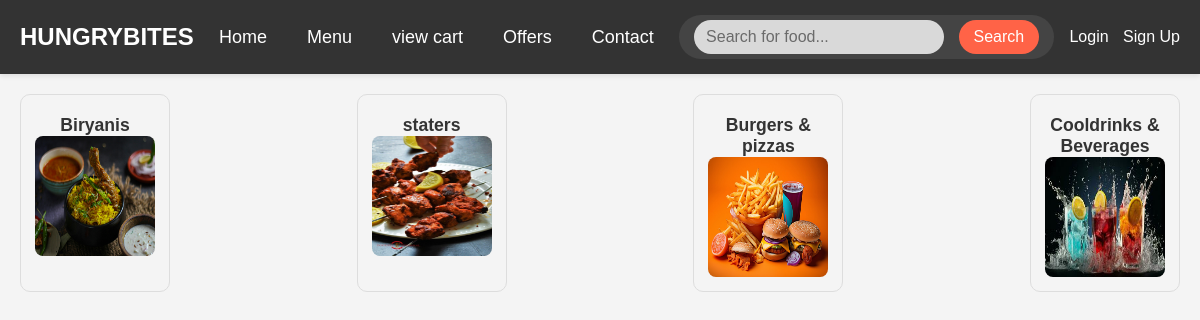
The app's page /menu/ with its own data.
### Restaurants/models.py (models this page shows, shortened)
class Category(models.Model):
    cat_id=models.CharField(max_length=15,primary_key=True)
    name=models.CharField(max_length=100)
    description=models.TextField()
    images=models.ImageField(upload_to='category')

### Restaurants/views.py (the view)
# urls.py: path('menu/', menu, name='menu'),
def menu(request):
    categories=Category.objects.all()
    context={'categories':categories,}
    return render(request,'menu.html',context)

### template/menu.html (shortened to what this page needs)
{% extends 'navbar.html' %}
{% load static %}
{% block content %}
<link rel="stylesheet" href="{% static 'Restaurants/menu.css' %}">
<div class="menu-container">
    {% for i in categories %}
    <div class="category-item">
        <a href="{% url 'Restaurants:category' i.cat_id %}">
            <p>{{ i.name }}</p>
            <img src="{{ i.images.url }}" alt="{{ i.name }}" style="width: 120px; height: 120px;">
        </a>
    </div>
    {% endfor %}
</div>
{% endblock %}

### static/food_delivery/navbar.css (style rules this page uses)
* { margin: 0; padding: 0; box-sizing: border-box; }
body { font-family: Arial, sans-serif; background-color: #f4f4f4; color: #333; transition: background-color 0.3s ease, color 0.3s ease; }

### static/Restaurants/menu.css (style rules this page uses)
.menu-container { display: flex; flex-wrap: wrap; justify-content: space-between; gap: 20px; padding: 20px; }
.category-item { text-align: center; width: 150px; padding: 10px; border: 1px solid #ddd; border-radius: 10px; transition: transform 0.3s ease; }
.category-item img { width: 100%; height: auto; border-radius: 8px; }
.category-item p { font-size: 1.1rem; margin-top: 10px; font-weight: bold; color: #333; }
a { text-decoration: none; }

### records on screen
Category: name "Biryanis", images (picture)
Category: name "staters", images (picture)
Category: name "Burgers & pizzas", images (picture)
Category: name "Cooldrinks & Beverages", images (picture)
